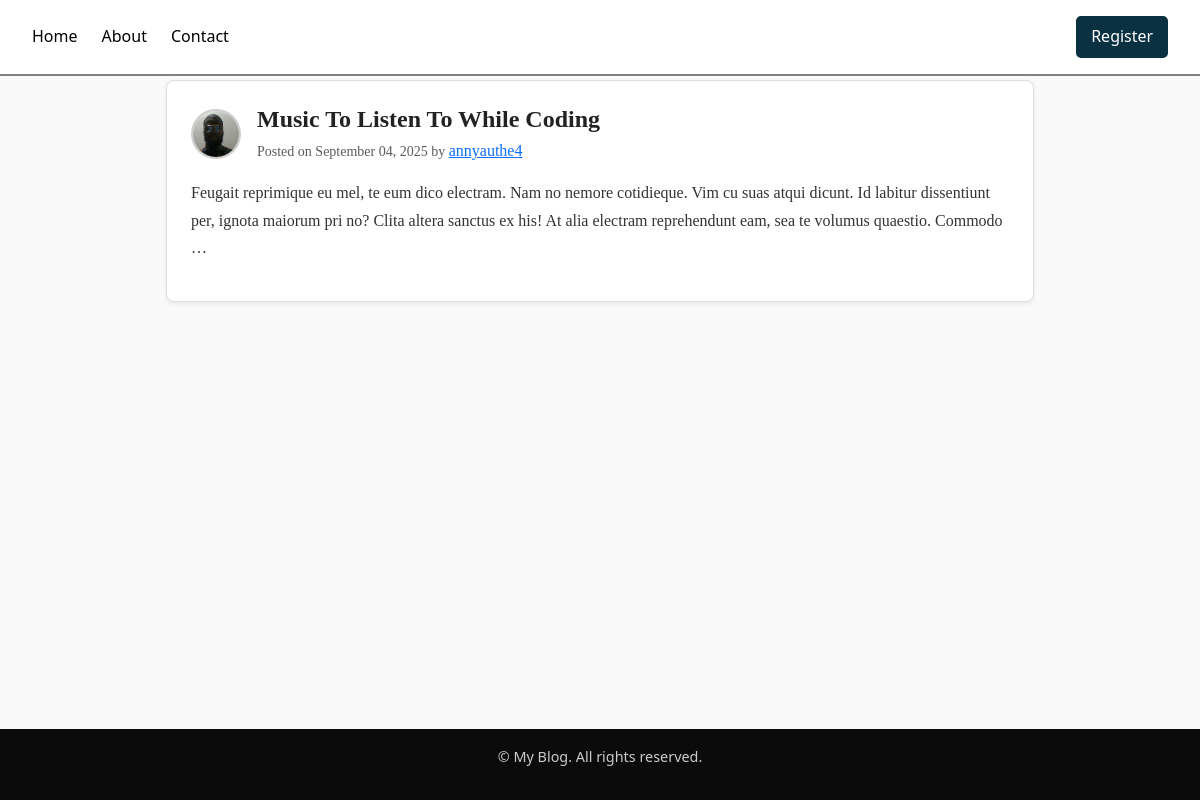
Page /post/25/ on the committed database.
### blog/models.py (models this page shows, shortened)
class Post(models.Model):
    title = models.CharField(max_length=100)
    content = models.TextField()
    date_posted = models.DateTimeField(default=timezone.now)
    date_updated = models.DateTimeField(auto_now=True)
    author = models.ForeignKey(User, on_delete=models.CASCADE, default=1)

### users/models.py (models this page shows, shortened)
class Profile(models.Model):
    user = models.OneToOneField(User, on_delete=models.CASCADE)
    image = models.ImageField(default='profile_pics/default.jpg', upload_to='profile_pics')

### blog/views.py (the view)
# urls.py: path('post/<int:pk>/', PostDetailView.as_view(), name='post-detail'),
class PostDetailView(DetailView):
    model = Post

### blog/templates/blog/post_detail.html (shortened to what this page needs)
{% extends 'blog/base.html' %}
{% block content %}
        <article class="post-card mb-5 p-4 shadow-sm">
                <div class="d-flex align-items-center mb-2">
                        <img src="{{ object.author.profile.image.url }}" alt="{{ object.author.username }}"
                                class="rounded-circle author-img">
                        <div class="ms-3">
                                <h2 class="post-title mb-1">{{ object.title }}</h2>
                                <small class="text-muted">
                                        Posted on {{ object.date_posted|date:"F d, Y" }} by
                                </small>
                                <a class="ml-2" href="{% url 'user-posts' object.author.username %}">{{ object.author.username }}</a>
                        </div>
                </div>
                 <div>
                        <div>
                                <p class="post-content">
                                        {{ object.content|truncatewords:40 }}
                                </p>
                        </div>
                 </div>
        </article>
{% endblock content %}

### blog/static/blog/styles.css (style rules this page uses)
* { margin: 0; padding: 0; box-sizing: border-box; }
html, body { height: 100%; }
body { display: flex; flex-direction: column; font-family: "Segoe UI", Tahoma, sans-serif; line-height: 1.6; color: #222; background-color: rgba(249, 249, 249, 1); }
.post-card { background: #fff; border: 1px solid #ddd; border-radius: 8px; font-family: "Georgia", serif; }
.author-img { width: 50px; height: 50px; object-fit: cover; border: 2px solid #ccc; }
.post-title { font-size: 1.5rem; font-weight: bold; font-family: "Times New Roman", serif; color: #222; }
.post-content { margin-top: 1rem; font-size: 1rem; line-height: 1.7; color: #333; }

### rows in the picture
Post: author.profile.image (picture), title "Music To Listen To While Coding", date_posted "September 04, 2025", author.username "annyauthe4", content "Feugait reprimique eu mel, te eum dico electram. Nam no nemore cotidieque. Vim cu suas atqui dicunt. Id labitur dissentiunt per, ignota maiorum pri no? Clita altera sanctus ex his! At alia electram reprehendunt eam, sea te volumus quaestio. Commodo …"
